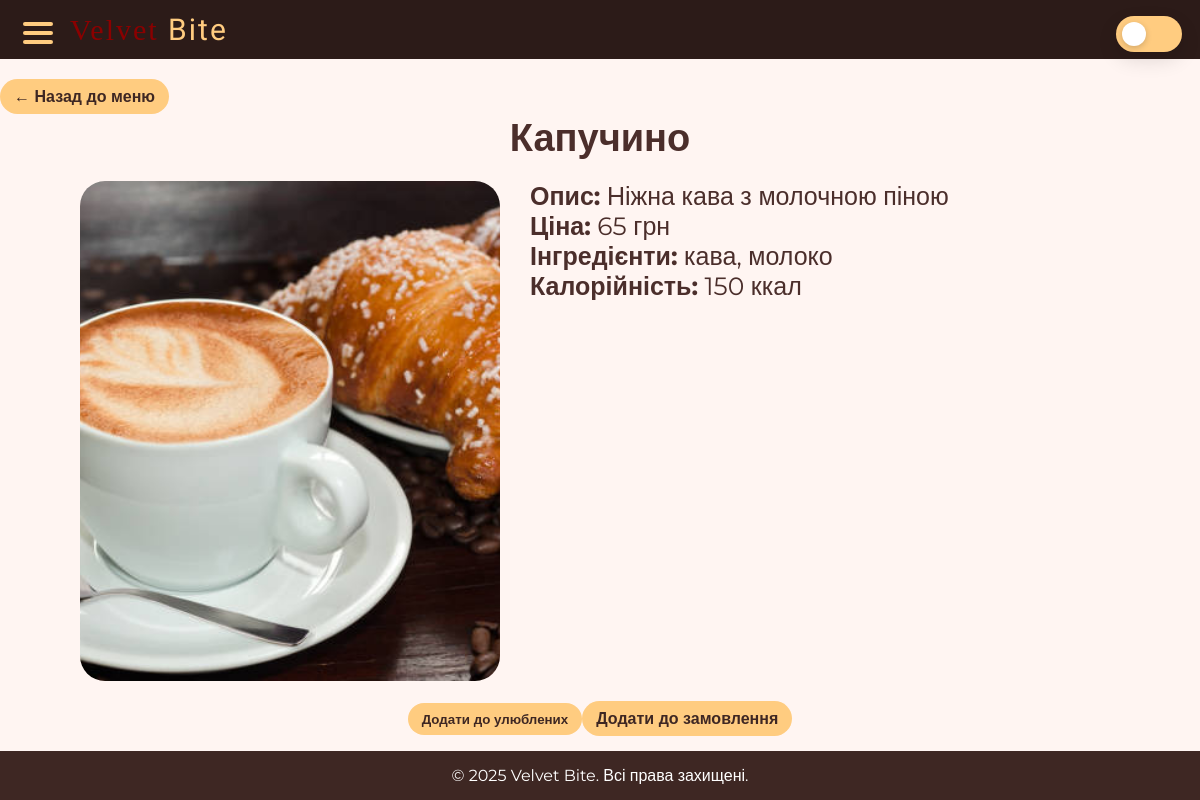
The app's page /dish/5 with its own data.
### tables this page shows
CREATE TABLE "dish" (
	"id"	INTEGER NOT NULL,
	"name"	TEXT NOT NULL,
	"price"	TEXT NOT NULL,
	"image"	BLOB NOT NULL,
	"description"	TEXT,
	"ingredients"	TEXT,
	"calories"	NUMERIC,
	PRIMARY KEY("id" AUTOINCREMENT)
);

### main.py (the view)
@app.route('/dish/<int:dish_id>')
def dish(dish_id):
    dish = get_dish_by_id(dish_id)
    user_id = session.get('user_id')
    fav = None
    is_fav = False
    if user_id:
        fav = get_favourite_by_dish(dish_id, user_id)
        is_fav = bool(fav)
    return render_template('dish.html', dish=dish, is_fav=is_fav)

### database.py (called while the page is built)
def get_dish_by_id(dish_id):
    db = get_db()
    cursor = db.cursor()
    cursor.execute('SELECT * FROM dish WHERE id = ?', (dish_id,))
    return cursor.fetchone()

### main.py (called while the page is built)
@app.after_request
def set_security_headers(response):
    if is_production:
        response.headers['X-Content-Type-Options'] = 'nosniff'
        response.headers['X-Frame-Options'] = 'SAMEORIGIN'
        response.headers['X-XSS-Protection'] = '1; mode=block'
        response.headers['Strict-Transport-Security'] = 'max-age=31536000; includeSubDomains'
    return response

@app.before_request
def startup():
    if not app.config.get('DB_INIT_DONE'):
        try:
            with app.app_context():
                init_db()
                add_admin('admin', '11111')
        except Exception:
            pass
        app.config['DB_INIT_DONE'] = True

### templates/dish.html (shortened to what this page needs)
<!DOCTYPE html>
<html lang="uk">
<head>
    <link rel="stylesheet" href="{{ url_for('static', filename='style.css') }}">
</head>
</head>
<body>
    <header>
        <nav class="navbar">
            <div class="menu-toggle" id="menu-toggle">
                <span></span>
                <span></span>
                <span></span>
            </div>
            <h1 class="logo"><span>Velvet</span> Bite</h1>
        </nav>
    </header>
    <main>
        <section class="dish">
            <a href="/#menu" class="dish-btn">← Назад до меню</a>
            <h1 class="dish-name">{{ dish.name }}</h1>
        </section>
        <section class="dish-detail">
            <img src="{{ url_for('static', filename=dish.image) }}" alt="{{ dish.name }}">
            <div class="dish-info">
                <p><strong>Опис:</strong> {{ dish.description }}</p>
                <p><strong>Ціна:</strong> {{ dish.price|int }} грн</p>
                <p><strong>Інгредієнти:</strong> {{ dish.ingredients }}</p>
                <p><strong>Калорійність:</strong> {{ dish.calories }} ккал</p>
            </div>
        </section>
        <section class="dish-order">
            {% if is_fav %}
            <form method="post" action="{{ url_for('remove_from_favourite', dish_id=dish.id) }}" style="display:inline">
                <button type="submit" class="dish-btn">Видалити з улюблених</button>
            </form>
            {% else %}
            <form method="post" action="{{ url_for('add_to_favourite', dish_id=dish.id) }}" style="display:inline">
                <button type="submit" class="dish-btn">Додати до улюблених</button>
            </form>
            {% endif %}
            <a class="dish-btn" href="{{ url_for('order') }}?dish_id={{ dish.id }}&qty=1">Додати до замовлення</a>
        </section>
    </main>
    <footer>
        <p>© 2025 Velvet Bite. Всі права захищені.</p>
    </footer>
</body>
</html>

### static/style.css (style rules this page uses)
* { margin: 0; padding: 0; box-sizing: border-box; font-family: "Montserrat", sans-serif; }
html, body { height: 100%; }
body { background-color: #FFF5F2; color: #4B2E2B; font-family: 'Montserrat', sans-serif; margin: 0; padding: 0; display: flex; flex-direction: column; min-height: 100vh; }
.navbar { display: flex; justify-content: space-between; align-items: center; padding: 12px 60px; background: #2C1B18; position: relative; z-index: 999; flex-direction: row; }
.logo { font-family: 'Beau Rivage', serif; font-weight: 400; color: #ffcc80; letter-spacing: 2px; font-size: 30px; margin-left: 10px; }
.logo span { font-family: "Alegreya", serif; font-optical-sizing: auto; font-weight: 400; color: #8B0000; font-size: 30px; }
.menu-toggle { display: flex; flex-direction: column; justify-content: space-between; width: 30px; height: 22px; cursor: pointer; z-index: 1001; transition: all 0.3s ease; margin-left: 5px; position: fixed; left: 18px; top: 22px; }
.menu-toggle span { display: block; height: 4px; width: 100%; background: #ffcc80; border-radius: 3px; transition: all 0.3s ease; }
footer { background: #3e2723; color: #fff; text-align: center; padding: 15px 0; }
.dish-btn { margin-left: 80px; display: inline-block; background: #ffcc80; color: #3e2723; padding: 10px 20px; margin-top: 20px; border-radius: 25px; text-decoration: none; font-weight: bold; transition: background 0.3s; font-family: "Montserrat", sans-serif; font-optical-sizing: auto; font-style: normal; }
.dish h1 { font-size: 38px; color: #4B2E2B; text-align: center; }
.dish-detail { display: flex; align-items: flex-start; gap: 30px; margin-top: 20px; }
.dish-detail img { width: 35%; height: 500px; object-fit: cover; margin-left: 80px; border-radius: 25px; }
.dish-info { max-width: 500px; font-size: 25px; }
main, .menu-section, .contact-section, .dish-detail { flex: 1; }
a { text-decoration: none; color: inherit; -webkit-tap-highlight-color: transparent; }
.dish-order { display: flex; justify-content: center; align-items: center; }
.dish-btn { margin-left:0 }
.dish-btn { background:#ffcc80;color:#3e2723;padding:8px 14px;border-radius:18px;border:none;cursor:pointer;transition:transform 0.12s ease, background 0.18s }
.navbar { padding-right:140px }
button, .btn, .dish-btn, .cart-btn, .account-btn, .signUp-form-in a, .signUp-btn-account, .contact-form button, .promo-spin-btn { background: #ffcc80 !important; color: #3e2723 !important; border: none !important; }

### records on screen
dish: name "Капучино", image (picture), description "Ніжна кава з молочною піною", price "65", ingredients "кава, молоко", calories "150"
